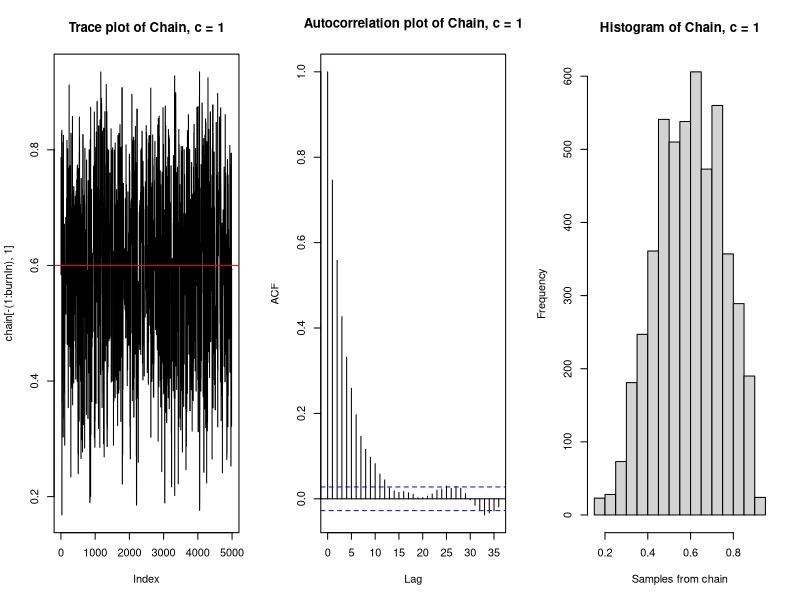
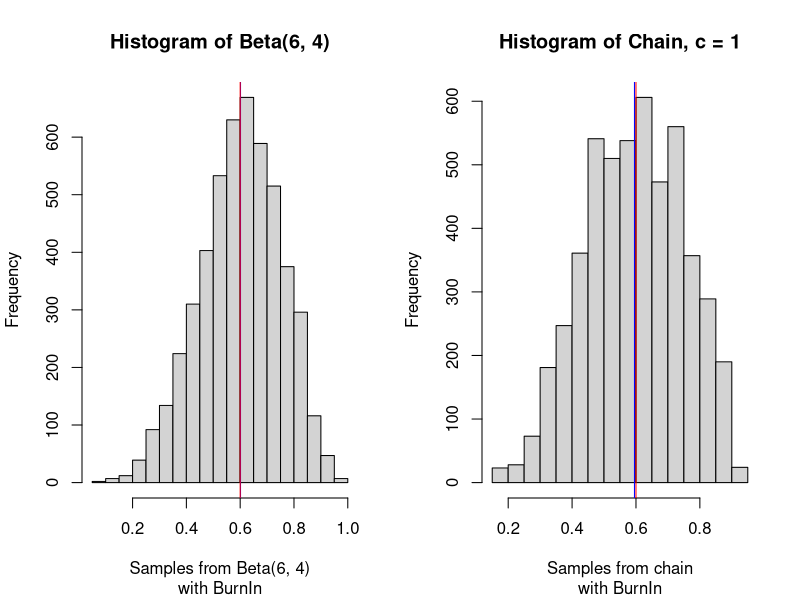
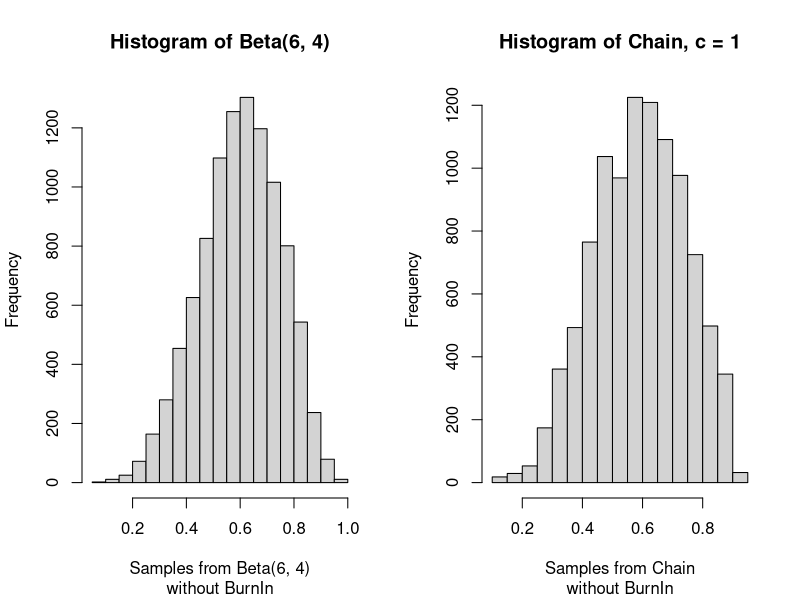
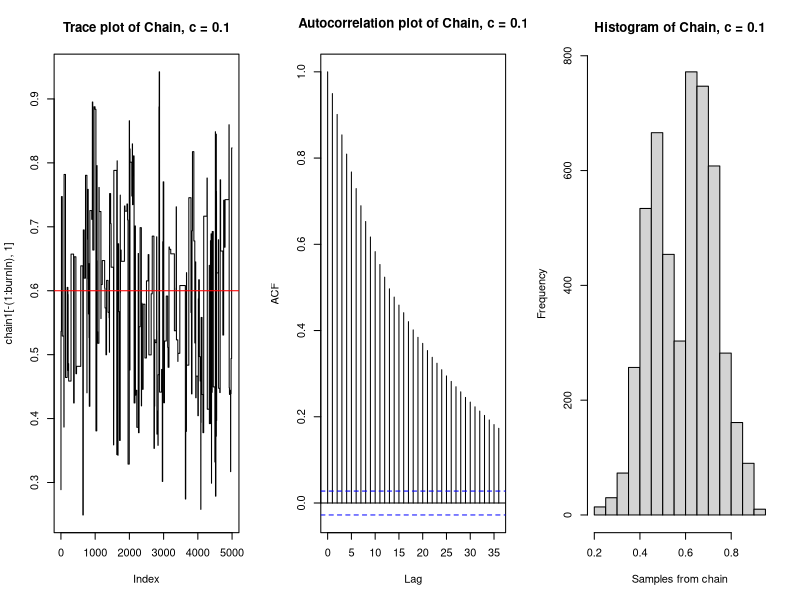
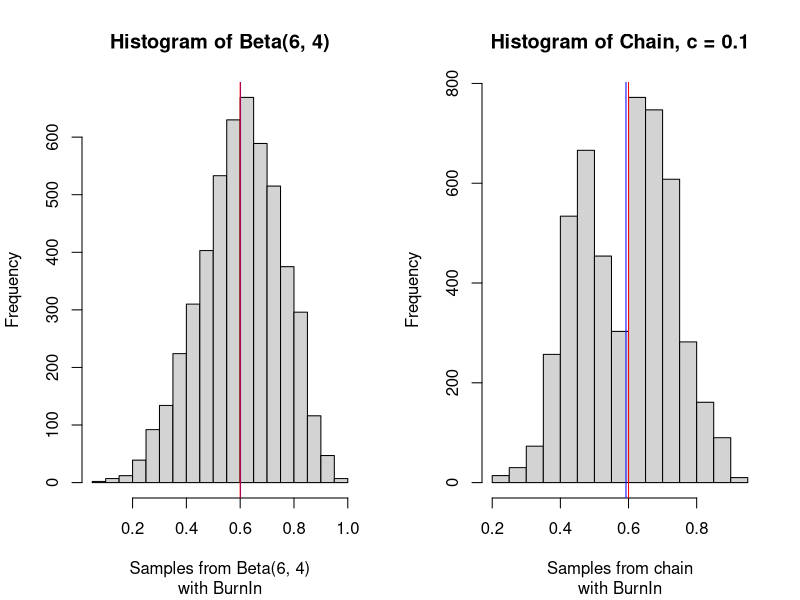
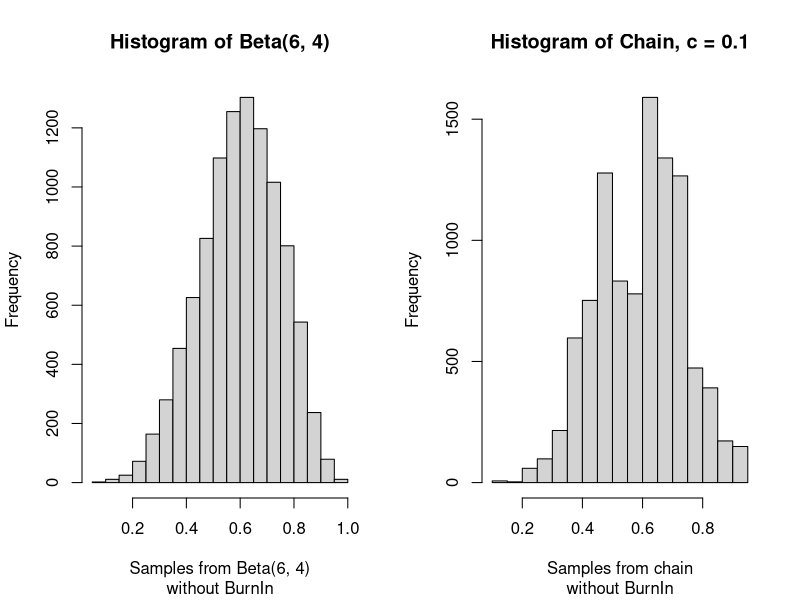
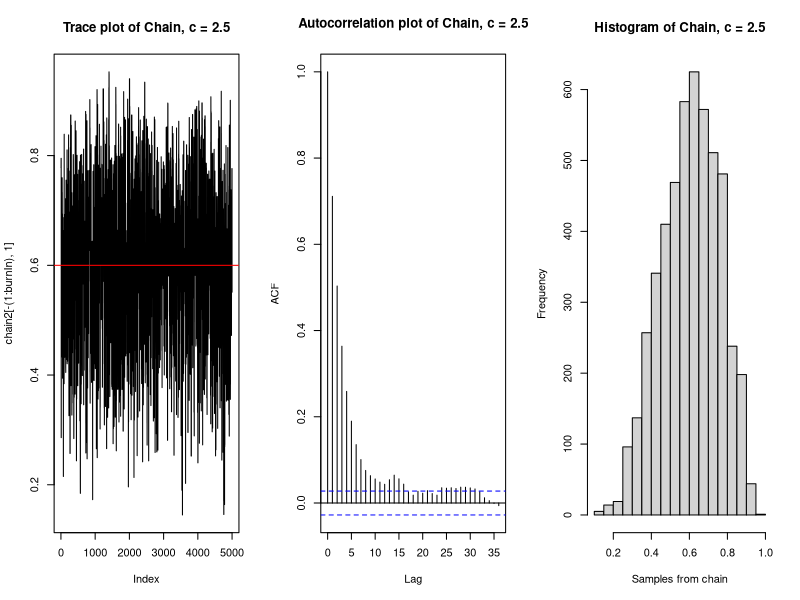
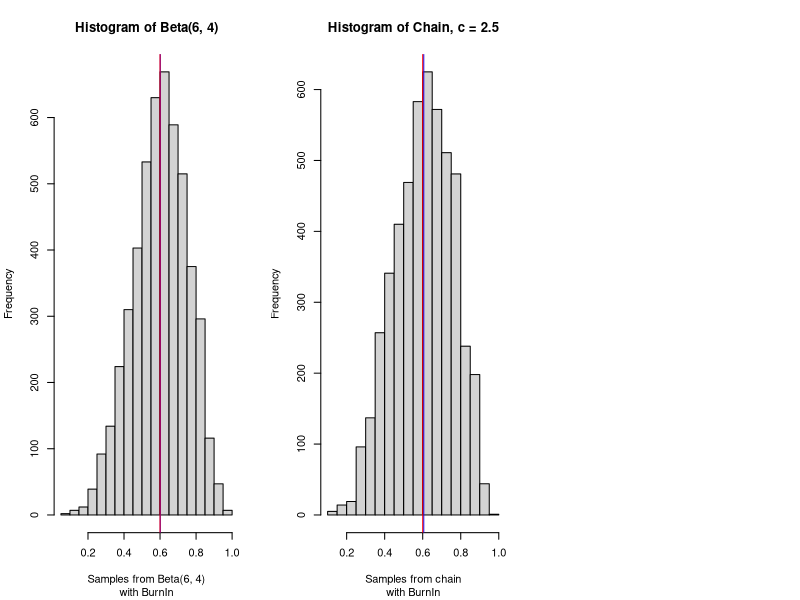

These charts were generated, in order, by the following R code:
## ---- chunk 1
knitr::opts_chunk$set(echo = TRUE)
## ---- chunk 2
a <- 6
b <- 4

likelihood <- function(param){
  singlelikelihoods = dbeta(param, a, b, log = T)
  return(singlelikelihoods)
}

prior <- function(param){
  pr = dunif(param, min=0, max=1, log = T)
  return(pr)
}

posterior <- function(param){
  return (exp(likelihood(param) + prior(param)))
}
## ---- chunk 3
metropolis_MCMC <- function(startvalue, iterations, c){
  chain = array(dim = c(iterations+1,1))
  chain[1,] = startvalue
  for (i in 1:iterations){
    proposal = rbeta(1, c*chain[i,], c*(1-chain[i,]))
    probab = (posterior(proposal)*dbeta(chain[i,],c*proposal,c*(1-proposal)))/
      (posterior(chain[i,])*dbeta(proposal, c*chain[i,], c*(1-chain[i,])))
    if (runif(1) < probab){
      chain[i+1,] = proposal
    }else{
      chain[i+1,] = chain[i,]
    }
  }
  return(chain)
}
## ---- chunk 4
startvalue <- runif(1, 0, 1)
chain=metropolis_MCMC(startvalue, 10000, c=1)
test <- rbeta(10000, 6, 4)
## ---- chunk 5
# Performance of the sampler: c = 1 with BurnIn
par(mfrow=c(1,3))
test2 <- test[5001:10000]
burnIn = 5000
acceptance = 1-mean(duplicated(chain[-(1:burnIn),]))
plot(chain[-(1:burnIn),1], type='l', main = "Trace plot of Chain, c = 1")
abline(h=0.6, col="red")
acf(chain[-(1:burnIn),1], main = "Autocorrelation plot of Chain, c = 1")
hist(chain[-(1:burnIn),1], xlab = "Samples from chain", main = "Histogram of Chain, c = 1") 
## ---- chunk 6
# Histogram of the target distribution Beta(6,4) vs. the Chain with burnIn
par(mfrow=c(1,2))
hist(test2, xlab = "Samples from Beta(6, 4)", main = "Histogram of Beta(6, 4)", 
     sub = "with BurnIn")
abline(v=mean(test2), col="blue")
abline(v=0.6, col="red")
hist(chain[-(1:burnIn),1], xlab = "Samples from chain", main = "Histogram of Chain, c = 1"
     , sub = "with BurnIn") 
abline(v = mean(chain[-(1:burnIn),1]), col="blue")
abline(v=0.6, col="red")
## ---- chunk 7
# Histogram of the chain vs. the target distribution Beta(6,4) without BurnIn
par(mfrow=c(1,2))
hist(test, xlab = "Samples from Beta(6, 4)", main = "Histogram of Beta(6, 4)", 
     sub = "without BurnIn")
hist(chain, xlab = "Samples from Chain", main = "Histogram of Chain, c = 1", 
     sub = "without BurnIn")
## ---- chunk 8
# Kolmogorov-Smirnov statistic
chainks <- sort(chain[-(1:burnIn),1])
ks.test(chainks, "pbeta", 6, 4)
## ---- chunk 9
# c = 0.1 / c = 2.5 / c = 10
chain1=metropolis_MCMC(startvalue, 10000, c=0.1)
chain2=metropolis_MCMC(startvalue, 10000, c=2.5)
chain3=metropolis_MCMC(startvalue, 10000, c=10)

# Performance of the sampler: c = 0.1
par(mfrow=c(1,3))
acceptance1 = 1-mean(duplicated(chain1[-(1:burnIn),]))
plot(chain1[-(1:burnIn),1], type='l', main = "Trace plot of Chain, c = 0.1")
abline(h=0.6, col="red")
acf(chain1[-(1:burnIn),1], main = "Autocorrelation plot of Chain, c = 0.1")
hist(chain1[-(1:burnIn),1], xlab = "Samples from chain", 
     main = "Histogram of Chain, c = 0.1") 

# Histogram of the target distribution Beta(6,4) vs. the Chain after burnIn
par(mfrow=c(1,2))
hist(test2, xlab = "Samples from Beta(6, 4)", main = "Histogram of Beta(6, 4)", 
     sub = "with BurnIn")
abline(v=mean(test2), col="blue")
abline(v=0.6, col="red")
hist(chain1[-(1:burnIn),1], xlab = "Samples from chain", 
     main = "Histogram of Chain, c = 0.1", sub = "with BurnIn") 
abline(v = mean(chain1[-(1:burnIn),1]), col="blue")
abline(v=0.6, col="red")

# Comparing the histogram of the chain with the target distribution Beta(6,4)
par(mfrow=c(1,2))
hist(test, xlab = "Samples from Beta(6, 4)", main = "Histogram of Beta(6, 4)",
     sub = "without BurnIn")
hist(chain1, xlab = "Samples from chain", main = "Histogram of Chain, c = 0.1", 
     sub = "without BurnIn")


# Kolmogorov-Smirnov statistic
chain1ks <- sort(chain1[-(1:burnIn),1])
ks.test(chain1ks, "pbeta", 6, 4)

## ---- chunk 10
# Performance of the sampler: c = 2.5
par(mfrow=c(1,3))
acceptance2 = 1-mean(duplicated(chain2[-(1:burnIn),]))
plot(chain2[-(1:burnIn),1], type='l', main = "Trace plot of Chain, c = 2.5")
abline(h=0.6, col="red")
acf(chain2[-(1:burnIn),1], main = "Autocorrelation plot of Chain, c = 2.5")
hist(chain2[-(1:burnIn),1], xlab = "Samples from chain", 
     main = "Histogram of Chain, c = 2.5") 

# Histogram of the target distribution Beta(6,4) vs. the Chain after burnIn
hist(test2, xlab = "Samples from Beta(6, 4)", main = "Histogram of Beta(6, 4)",
     sub = "with BurnIn")
abline(v=mean(test2), col="blue")
abline(v=0.6, col="red")
hist(chain2[-(1:burnIn),1], xlab = "Samples from chain", 
     main = "Histogram of Chain, c = 2.5", sub = "with BurnIn") 
abline(v = mean(chain2[-(1:burnIn),1]), col="blue")
abline(v=0.6, col="red")

# Comparing the histogram of the chain with the target distribution Beta(6,4)
par(mfrow=c(1,2))
hist(test, xlab = "Samples from Beta(6, 4)", main = "Histogram of Beta(6, 4)", 
     sub = "without BurnIn")
hist(chain2, xlab = "Samples from chain", main = "Histogram of Chain, c = 2.5", 
     sub = "without BurnIn")

# Kolmogorov-Smirnov statistic
chain2ks <- sort(chain2[-(1:burnIn),1])
ks.test(chain2ks, "pbeta", 6, 4)

## ---- chunk 11
# Performance of the sampler: c = 10
par(mfrow=c(1,3))
acceptance3 = 1-mean(duplicated(chain3[-(1:burnIn),]))
plot(chain3[-(1:burnIn),1], type='l', main = "Trace plot of Chain, c = 10")
abline(h=0.6, col="red")
acf(chain3[-(1:burnIn),1], main = "Autocorrelation plot of Chain, c = 10")
hist(chain3[-(1:burnIn),1], xlab = "Samples from chain", 
     main = "Histogram of Chain, c = 10") 

# Histogram of the target distribution Beta(6,4) vs. the Chain after burnIn
hist(test2, xlab = "Samples from Beta(6, 4)", main = "Histogram of Beta(6, 4)",
     sub = "with BurnIn")
abline(v=mean(test2), col="blue")
abline(v=0.6, col="red")
hist(chain3[-(1:burnIn),1], xlab = "Samples from chain", 
     main = "Histogram of Chain, c = 10", sub = "with BurnIn") 
abline(v = mean(chain3[-(1:burnIn),1]), col="blue")
abline(v=0.6, col="red")

# Comparing the histogram of the chain with the target distribution Beta(6,4)
par(mfrow=c(1,2))
hist(test, xlab = "Samples from Beta(6, 4)", main = "Histogram of Beta(6, 4)",
     sub = "without BurnIn")
hist(chain3, xlab = "Samples from chain", main = "Histogram of Chain, c = 10",
     sub = "without BurnIn")

# Kolmogorov-Smirnov statistic
chain3ks <- sort(chain3[-(1:burnIn),1])
ks.test(chain3ks, "pbeta", 6, 4)

## ---- chunk 12
acceptance1
acceptance2
acceptance3
